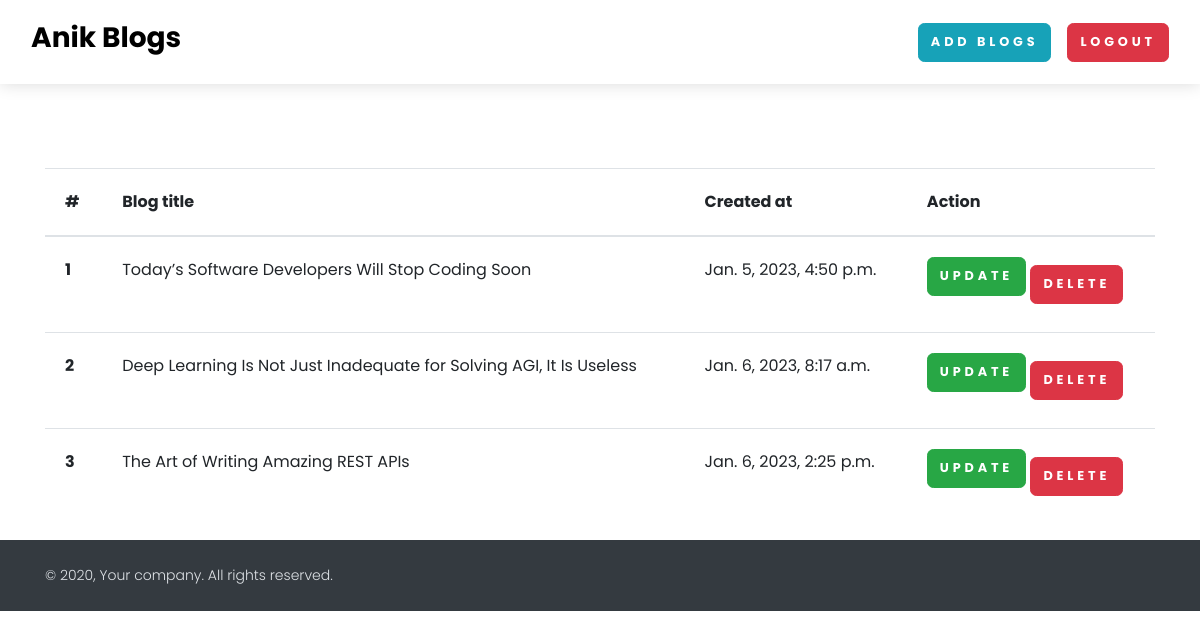
/see-blog/ (signed in), run on an earlier commit of the app's database.
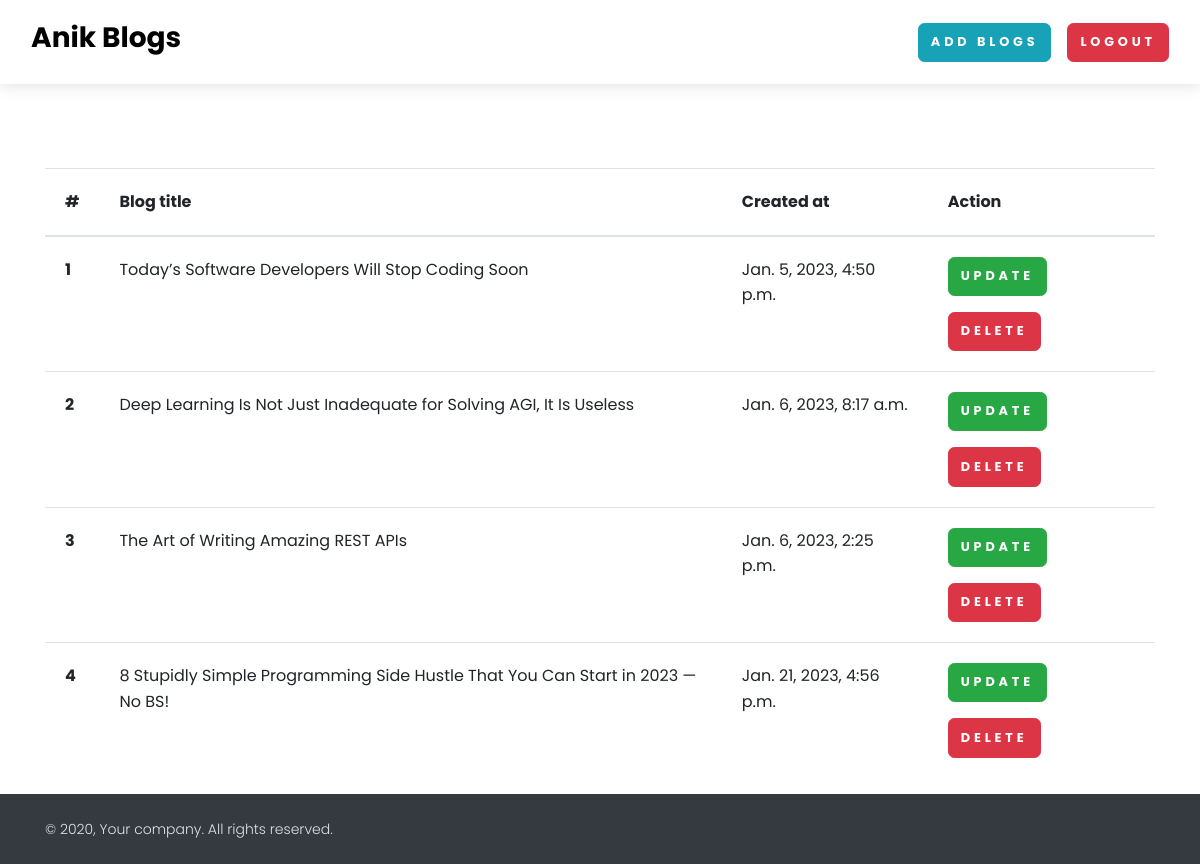
And on a later commit of the database.
### home/models.py (models this page shows, shortened)
class BlogModel(models.Model):
    title = models.CharField(max_length=1000)
    content = FroalaField()
    slug = models.SlugField(max_length=1000, null=True, blank= True)
    user = models.ForeignKey(User, blank=True, null= True, on_delete=models.CASCADE)
    image = models.ImageField(upload_to='uploads/froala_editer/images')
    created_at = models.DateTimeField(auto_now_add=True)
    updated_at = models.DateTimeField(auto_now=True)
    approved = models.BooleanField('Approved',default=False)

### home/views.py (the view)
# urls.py: path('see-blog/', see_blog, name= 'see_blog'),
def see_blog(request):
    context = {}
    try:
        blog_objs = BlogModel.objects.filter(user = request.user)
        context['blog_objs'] = blog_objs
    except Exception as e:
        print(e)
    return render(request, "see_blog.html", context)

### home/templates/see_blog.html
{% extends "base.html" %}
{% block start %}
<section class="mt-5 pt-5">
    <div class="container">
        <table class="table">
        <thead>
          <tr>
            <th scope="col">#</th>
            <th scope="col">Blog title</th>
            <th scope="col">Created at</th>
            <th scope="col">Action</th>
          </tr>
        </thead>
        <tbody>
          {% for blog in blog_objs %}
          <tr>
            <th scope="row">{{forloop.counter}}</th>
            <td>{{blog.title}}</td>
            <td>{{blog.created_at}}</td>
            <td>
                <a href="{%  url 'blog_update' blog.slug %}" class="btn btn-success mb-3">Update</a>
                <a href="{% url 'blog_delete' blog.id %}" class="btn btn-danger">Delete</a>
            </td>
          </tr>
          {% endfor %}
          </tbody>
          </table>
    </div>
</section>
{% endblock %}

### home/templates/base.html (shortened to what this page needs)
<!DOCTYPE html>
<html lang="en">
<head>
    <link rel="stylesheet" href="/media/css/nouislider.css">
    <link rel="stylesheet" href="/media/css/swiper.min.css">
    <link rel="stylesheet" href="/media/css/magnific-popup.css">
    <link rel="stylesheet" href="/media/css/default.css" id="theme-stylesheet">
    <link rel="stylesheet" href="/media/css/all.css">
   </head>
  <body style="padding-top: 72px;">
    <header class="header">
      <nav class="navbar navbar-expand-lg fixed-top shadow navbar-light bg-white">
        <div class="container-fluid">
          <div class="d-flex align-items-center"><a class="navbar-brand py-1" href="/">
          <h3>Anik Blogs</h3>
          </div>
          <div class="collapse navbar-collapse" id="navbarCollapse">
            <ul class="navbar-nav ml-auto">
              {% if request.user.is_authenticated %}
              <li class="nav-item mt-3 mt-lg-0 ml-lg-3 d-lg-none d-xl-inline-block">
                <a class="btn btn-info" href="{%url 'add_blog'%}">Add Blogs</a></li>
              <li class="nav-item mt-3 mt-lg-0 ml-lg-3 d-lg-none d-xl-inline-block">
                <a class="btn btn-danger" href="{%url 'logout_view'%}">Logout</a></li>
              {% else %}
              <li class="nav-item mt-3 mt-lg-0 ml-lg-3 d-lg-none d-xl-inline-block">
                <a class="btn btn-primary" href="{%url 'login_view'%}">Add Blog</a></li>
                {% endif %}
            </ul>
          </div>
        </div>
      </nav>
    </header>
    {% block start %}
     {% endblock %}
    <footer class="position-relative z-index-10 d-print-none">
      <div class="py-4 font-weight-light bg-gray-800 text-gray-300">
        <div class="container">
          <div class="row align-items-center">
            <div class="col-md-6 text-center text-md-left">
              <p class="text-sm mb-md-0">&copy; 2020, Your company.  All rights reserved.</p>
            </div>
          </div>
        </div>
      </div>
    </footer>
  </body>
</html>

What changed in the data, as far as the page shows it:
added BlogModel: title "8 Stupidly Simple Programming Side Hustle That You Can Start in 2023 — No BS!", created_at "Jan. 21, 2023, 4:56 p.m."
